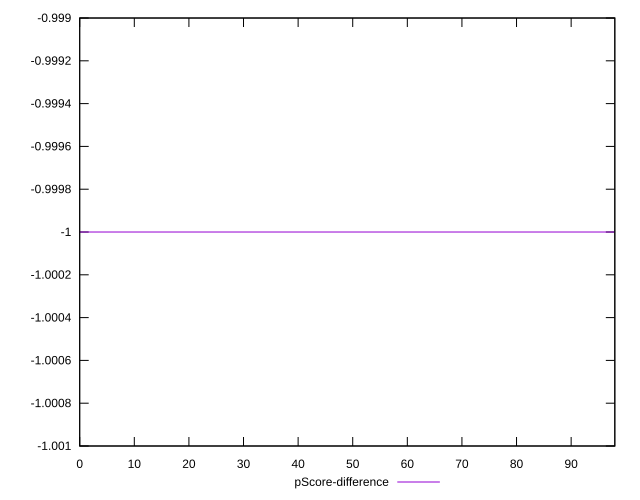

gnuplot code for this plot:
reset

$pScoreDifference <<EOF
0 -1
1 -1
2 -1
3 -1
4 -1
5 -1
6 -1
7 -1
8 -1
9 -1
10 -1
11 -1
12 -1
13 -1
14 -1
15 -1
16 -1
17 -1
18 -1
19 -1
20 -1
21 -1
22 -1
23 -1
24 -1
25 -1
26 -1
27 -1
28 -1
29 -1
30 -1
31 -1
32 -1
33 -1
34 -1
35 -1
36 -1
37 -1
38 -1
39 -1
40 -1
41 -1
42 -1
43 -1
44 -1
45 -1
46 -1
47 -1
48 -1
49 -1
50 -1
51 -1
52 -1
53 -1
54 -1
55 -1
56 -1
57 -1
58 -1
59 -1
60 -1
61 -1
62 -1
63 -1
64 -1
65 -1
66 -1
67 -1
68 -1
69 -1
70 -1
71 -1
72 -1
73 -1
74 -1
75 -1
76 -1
77 -1
78 -1
79 -1
80 -1
81 -1
82 -1
83 -1
84 -1
85 -1
86 -1
87 -1
88 -1
89 -1
90 -1
91 -1
92 -1
93 -1
94 -1
95 -1
96 -1
97 -1
98 -1
EOF

set key outside below
set xrange [0:98]
set yrange [-1.001:-0.999]
set trange [-1.001:-0.999]
set terminal svg size 640, 500 enhanced background rgb 'white'
set output "reports/report_00027_2021-02-24T12-40-31.850Z/total-byte-weight/samples/card/pScore-difference/sorted.svg"

plot $pScoreDifference title "pScore-difference" with line

reset
